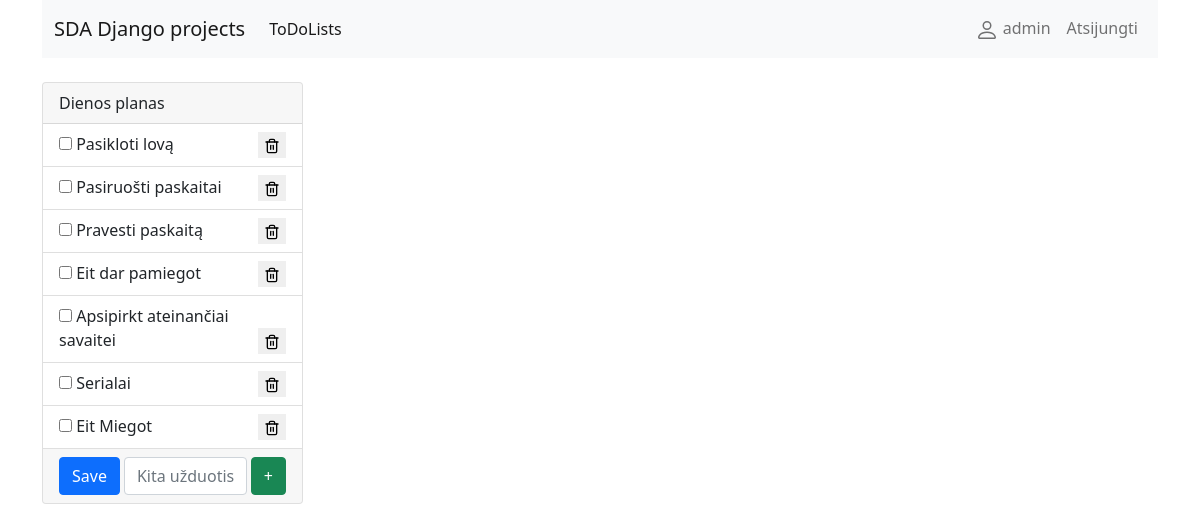
The app's page /2 (signed in), older data.
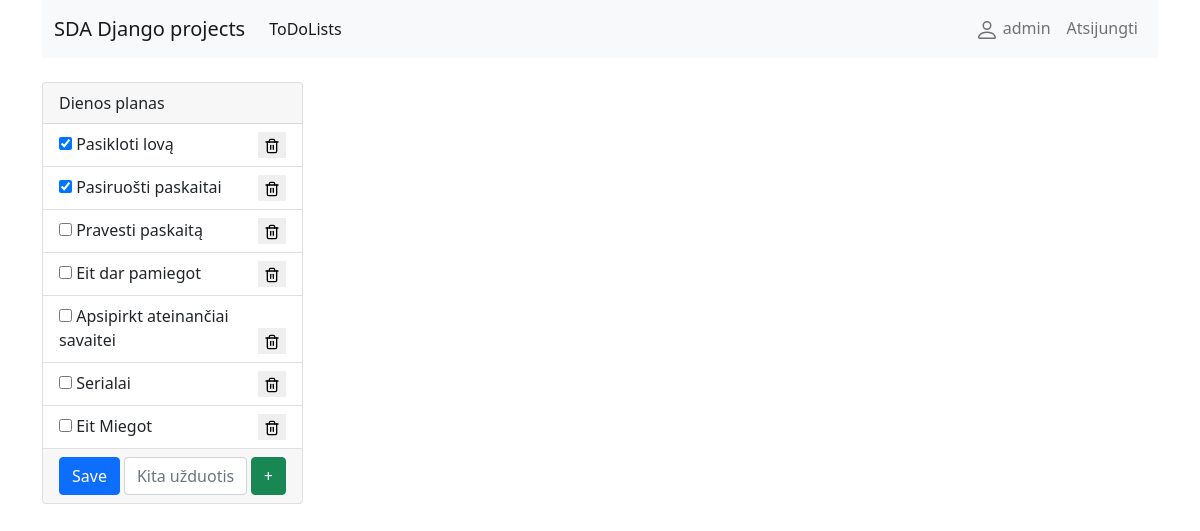
The same page, newer data.
### lists/models.py (models this page shows, shortened)
class ToDoList(models.Model):
    title = models.CharField('Pavadinimas', max_length=100, help_text="Pavadink šitą ToDo listą kaip nors originaliai")
    user = models.ForeignKey(User, on_delete=models.SET_NULL, null=True, blank=True)
    class Meta:
        verbose_name = 'ToDo Listas'
        verbose_name_plural = 'ToDo Listai'

class ToDoItems(models.Model):
    text = models.CharField('Užduotis', max_length=300, help_text="Ką čia dabar nuveikus")
    isCompleted = models.BooleanField(null=True, default=False)
    list = models.ForeignKey(ToDoList, on_delete=models.CASCADE)
    class Meta:
        verbose_name = 'ToDo Itemas'
        verbose_name_plural = 'ToDo Itemai'

### lists/views.py (the view)
# urls.py: path('<int:id>', login_required(views.list), name='list')
def list(request, id):
    list = ToDoList.objects.get(id=id)
    if request.method == "POST":
        print(request.POST)
        if request.POST.get('save'):
            checked = request.POST.getlist('checkbox')
            for item in list.todoitems_set.all():
                if str(item.id) in checked:
                    item.isCompleted = True
                else:
                    item.isCompleted = False
                item.save()
        elif request.POST.get('add'):
            text = request.POST.get('new')
            if len(text) > 3:
                list.todoitems_set.create(text=text, isCompleted=False)
            else:
                print("Užduoties tekstas per trumpas")
        elif request.POST.get('delete'):
            id_to_delete = request.POST.get('delete')
            for item in list.todoitems_set.all():
                if str(item.id) == id_to_delete:
                    item.delete()
        return redirect('list', id=id)
    else:
        context = {"title":f"{list.title}","items": list.todoitems_set.all() }
        return render(request, 'index.html', context=context)

### lists/templates/index.html (shortened to what this page needs)
{% extends 'base.html' %}  {% block content %}
<div class="col-3">
  <form method="post" action="#">
    <div class="card">
      <div class="card-header">{{title}}</div>
      <ul class="list-group list-group-flush">
        {% for item in items %}
        <li class="list-group-item">
          {% if item.isCompleted %}
          <input
            type="checkbox"
            name="checkbox"
            value="{{item.id}}"
            class="checkbox-styles"
            checked
          />
          {% else %}
          <input
            type="checkbox"
            name="checkbox"
            value="{{item.id}}"
            class="checkbox-styles"
          />
          {% endif %} {{item.text}}
          <button
            type="submit"
            name="delete"
            value="{{item.id}}"
            class="delete-styles"
          >
          </button>
        </li>
        {% endfor %}
      </ul>
      <div class="card-footer" style="display: flex">
        <button
          class="btn btn-primary me-1"
          type="submit"
          name="save"
          value="save"
        >
          Save
        </button>
        <input
          type="text"
          class="form-control me-1"
          placeholder="Kita užduotis"
          aria-label="Nauja užduotis į todo sarašą"
          aria-describedby="button-addon2"
          name="new"
        />
        <button
          class="btn btn-success"
          type="submit"
          name="add"
          value="add"
          id="button-addon2"
        >
          +
        </button>
      </div>
    </div>
  </form>
</div>
{% endblock content %}

### templates/base.html (shortened to what this page needs)
<!DOCTYPE html>
<html lang="en">
  <head>
    <link
      href="https://cdn.jsdelivr.net/npm/bootstrap@5.1.3/dist/css/bootstrap.min.css"
      rel="stylesheet"
    />
  </head>
  <body>
    <div class="container">
      <nav class="navbar navbar-expand-lg navbar-light bg-light">
        <div class="container-fluid">
          <a class="navbar-brand" href="/">SDA Django projects</a>
          <div class="collapse navbar-collapse" id="navbarNav">
            {% if user.is_authenticated %}
            <ul class="navbar-nav">
              <li class="nav-item">
                <a class="nav-link active" aria-current="page" href="/"
                  >ToDoLists</a
                >
              </li>
            </ul>
            {% endif %}
            <ul class="navbar-nav ms-auto mb-2 mb-lg-0">
              {% if user.is_authenticated %}
              <li class="nav-item">
                <a class="nav-link" href="#">
                  {{ user.get_username }}</a
                >
              </li>
              <li>
                <a class="nav-link" href="{% url 'logout' %}">Atsijungti</a>
              </li>
              {% endif %}
            </ul>
          </div>
        </div>
      </nav>
      <div class="row mt-4">{% block content %}{% endblock %}</div>
    </div>
  </body>
</html>

### templates/base.html (style rules this page uses)
.delete-styles { float: right; border: none; }

Row changes from the older to the newer data that the page shows:
changed ToDoItems "Pasikloti lovą": checkbox "☐" → "☑"
changed ToDoItems "Pasiruošti paskaitai": checkbox "☐" → "☑"
